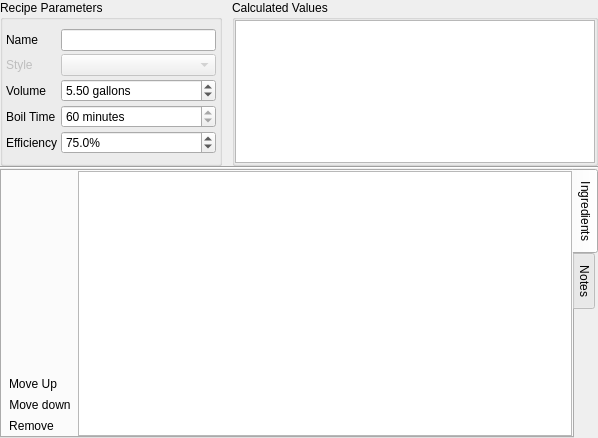
<?xml version="1.0" encoding="UTF-8"?>
<ui version="4.0">
 <class>RecipeWidget</class>
 <widget class="QWidget" name="RecipeWidget">
  <property name="geometry">
   <rect>
    <x>0</x>
    <y>0</y>
    <width>598</width>
    <height>438</height>
   </rect>
  </property>
  <property name="acceptDrops">
   <bool>true</bool>
  </property>
  <property name="windowTitle">
   <string>Recipe</string>
  </property>
  <property name="windowIcon">
   <iconset resource="../Resources.qrc">
    <normaloff>:/ThreeBrooks/Recipe/recipe.svg</normaloff>:/ThreeBrooks/Recipe/recipe.svg</iconset>
  </property>
  <layout class="QVBoxLayout" name="verticalLayout" stretch="1,0,10000">
   <property name="spacing">
    <number>0</number>
   </property>
   <property name="margin">
    <number>0</number>
   </property>
   <item>
    <layout class="QHBoxLayout" name="horizontalLayout" stretch="3,1">
     <property name="spacing">
      <number>10</number>
     </property>
     <property name="margin">
      <number>0</number>
     </property>
     <item>
      <widget class="QGroupBox" name="grpParameters">
       <property name="maximumSize">
        <size>
         <width>240</width>
         <height>16777215</height>
        </size>
       </property>
       <property name="title">
        <string>Recipe Parameters</string>
       </property>
       <property name="flat">
        <bool>true</bool>
       </property>
       <layout class="QFormLayout" name="formLayout">
        <property name="fieldGrowthPolicy">
         <enum>QFormLayout::AllNonFixedFieldsGrow</enum>
        </property>
        <property name="horizontalSpacing">
         <number>3</number>
        </property>
        <property name="verticalSpacing">
         <number>3</number>
        </property>
        <property name="leftMargin">
         <number>3</number>
        </property>
        <property name="topMargin">
         <number>9</number>
        </property>
        <property name="rightMargin">
         <number>3</number>
        </property>
        <item row="0" column="0">
         <widget class="QLabel" name="lblName">
          <property name="text">
           <string>Name</string>
          </property>
         </widget>
        </item>
        <item row="0" column="1">
         <widget class="QLineEdit" name="txtName">
          <property name="toolTip">
           <string>The name of this recipe</string>
          </property>
         </widget>
        </item>
        <item row="1" column="0">
         <widget class="QLabel" name="lblStyle">
          <property name="enabled">
           <bool>false</bool>
          </property>
          <property name="text">
           <string>Style</string>
          </property>
         </widget>
        </item>
        <item row="1" column="1">
         <widget class="QComboBox" name="cmbStyle">
          <property name="enabled">
           <bool>false</bool>
          </property>
          <property name="toolTip">
           <string>The style to compare this recipe with</string>
          </property>
         </widget>
        </item>
        <item row="2" column="0">
         <widget class="QLabel" name="lblVolume">
          <property name="text">
           <string>Volume</string>
          </property>
         </widget>
        </item>
        <item row="2" column="1">
         <widget class="QDoubleSpinBox" name="spnVolume">
          <property name="toolTip">
           <string>The volume of wort going left after the boil</string>
          </property>
          <property name="suffix">
           <string> gallons</string>
          </property>
          <property name="decimals">
           <number>2</number>
          </property>
          <property name="maximum">
           <double>1000.000000000000000</double>
          </property>
          <property name="singleStep">
           <double>0.500000000000000</double>
          </property>
          <property name="value">
           <double>5.500000000000000</double>
          </property>
         </widget>
        </item>
        <item row="3" column="0">
         <widget class="QLabel" name="lblBoilTime">
          <property name="text">
           <string>Boil Time</string>
          </property>
         </widget>
        </item>
        <item row="3" column="1">
         <widget class="QDoubleSpinBox" name="spnBoilTime">
          <property name="toolTip">
           <string>The longest boil time for hops</string>
          </property>
          <property name="readOnly">
           <bool>true</bool>
          </property>
          <property name="suffix">
           <string> minutes</string>
          </property>
          <property name="decimals">
           <number>0</number>
          </property>
          <property name="maximum">
           <double>1000.000000000000000</double>
          </property>
          <property name="singleStep">
           <double>5.000000000000000</double>
          </property>
          <property name="value">
           <double>60.000000000000000</double>
          </property>
         </widget>
        </item>
        <item row="4" column="0">
         <widget class="QLabel" name="lblEfficiency">
          <property name="text">
           <string>Efficiency</string>
          </property>
         </widget>
        </item>
        <item row="4" column="1">
         <widget class="QDoubleSpinBox" name="spnEfficiency">
          <property name="toolTip">
           <string>Your mash extraction efficiency</string>
          </property>
          <property name="suffix">
           <string>%</string>
          </property>
          <property name="decimals">
           <number>1</number>
          </property>
          <property name="maximum">
           <double>100.000000000000000</double>
          </property>
          <property name="value">
           <double>75.000000000000000</double>
          </property>
         </widget>
        </item>
       </layout>
      </widget>
     </item>
     <item>
      <widget class="QGroupBox" name="grpCalculated">
       <property name="title">
        <string>Calculated Values</string>
       </property>
       <property name="flat">
        <bool>true</bool>
       </property>
       <layout class="QGridLayout" name="gridLayout_3">
        <property name="margin">
         <number>0</number>
        </property>
        <property name="spacing">
         <number>0</number>
        </property>
        <item row="0" column="0">
         <widget class="QTableView" name="tblCalculated">
          <property name="minimumSize">
           <size>
            <width>360</width>
            <height>140</height>
           </size>
          </property>
          <property name="focusPolicy">
           <enum>Qt::NoFocus</enum>
          </property>
          <property name="selectionMode">
           <enum>QAbstractItemView::NoSelection</enum>
          </property>
          <property name="gridStyle">
           <enum>Qt::DotLine</enum>
          </property>
          <property name="cornerButtonEnabled">
           <bool>false</bool>
          </property>
         </widget>
        </item>
       </layout>
      </widget>
     </item>
    </layout>
   </item>
   <item>
    <widget class="Line" name="line">
     <property name="lineWidth">
      <number>1</number>
     </property>
     <property name="orientation">
      <enum>Qt::Horizontal</enum>
     </property>
    </widget>
   </item>
   <item>
    <widget class="QTabWidget" name="tabWidget">
     <property name="tabPosition">
      <enum>QTabWidget::East</enum>
     </property>
     <property name="currentIndex">
      <number>0</number>
     </property>
     <property name="documentMode">
      <bool>false</bool>
     </property>
     <widget class="QWidget" name="tabIngredients">
      <attribute name="title">
       <string>Ingredients</string>
      </attribute>
      <layout class="QHBoxLayout" name="horizontalLayout_2">
       <property name="spacing">
        <number>0</number>
       </property>
       <property name="margin">
        <number>0</number>
       </property>
       <item>
        <layout class="QVBoxLayout" name="verticalLayout_2">
         <property name="spacing">
          <number>0</number>
         </property>
         <item>
          <spacer name="verticalSpacer">
           <property name="orientation">
            <enum>Qt::Vertical</enum>
           </property>
           <property name="sizeHint" stdset="0">
            <size>
             <width>20</width>
             <height>40</height>
            </size>
           </property>
          </spacer>
         </item>
         <item>
          <widget class="QToolButton" name="btnRaise">
           <property name="toolTip">
            <string>Move selected ingredients up [Ctrl+Shift+Up]</string>
           </property>
           <property name="text">
            <string>Move Up</string>
           </property>
           <property name="icon">
            <iconset resource="../Resources.qrc">
             <normaloff>:/ThreeBrooks/Recipe/up.svg</normaloff>:/ThreeBrooks/Recipe/up.svg</iconset>
           </property>
           <property name="shortcut">
            <string>Ctrl+Shift+Up</string>
           </property>
           <property name="autoRaise">
            <bool>true</bool>
           </property>
          </widget>
         </item>
         <item>
          <widget class="QToolButton" name="btnLower">
           <property name="toolTip">
            <string>Move selected ingredients down [Ctrl+Shift+Down]</string>
           </property>
           <property name="text">
            <string>Move down</string>
           </property>
           <property name="icon">
            <iconset resource="../Resources.qrc">
             <normaloff>:/ThreeBrooks/Recipe/down.svg</normaloff>:/ThreeBrooks/Recipe/down.svg</iconset>
           </property>
           <property name="shortcut">
            <string>Ctrl+Shift+Down</string>
           </property>
           <property name="autoRaise">
            <bool>true</bool>
           </property>
          </widget>
         </item>
         <item>
          <widget class="QToolButton" name="btnRemove">
           <property name="toolTip">
            <string>Remove selected ingredients [Del]</string>
           </property>
           <property name="text">
            <string>Remove</string>
           </property>
           <property name="icon">
            <iconset resource="../Resources.qrc">
             <normaloff>:/ThreeBrooks/Recipe/remove.svg</normaloff>:/ThreeBrooks/Recipe/remove.svg</iconset>
           </property>
           <property name="shortcut">
            <string>Del</string>
           </property>
           <property name="autoRaise">
            <bool>true</bool>
           </property>
          </widget>
         </item>
        </layout>
       </item>
       <item>
        <widget class="QTreeView" name="trvIngredients">
         <property name="selectionMode">
          <enum>QAbstractItemView::ExtendedSelection</enum>
         </property>
         <property name="rootIsDecorated">
          <bool>false</bool>
         </property>
        </widget>
       </item>
      </layout>
     </widget>
     <widget class="QWidget" name="tabNotes">
      <attribute name="title">
       <string>Notes</string>
      </attribute>
      <layout class="QHBoxLayout" name="horizontalLayout_3">
       <property name="spacing">
        <number>0</number>
       </property>
       <property name="margin">
        <number>0</number>
       </property>
       <item>
        <widget class="QTextEdit" name="txtNotes"/>
       </item>
      </layout>
     </widget>
    </widget>
   </item>
  </layout>
 </widget>
 <resources>
  <include location="../Resources.qrc"/>
 </resources>
 <connections/>
</ui>
